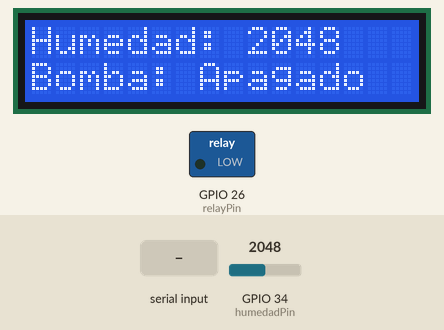
A sketch run on a simulated ESP32. Shown: 16×2 character LCD, switched loads named in the sketch (green lamp = pin HIGH). Inputs (shaded band) come from the test bench; at power-on: GPIO 34 (humedadPin) = 2048. Nothing arrives over Bluetooth unless stated.

Above: at 3.2 s.
3.3 s: "ON\n" received over the second serial link
At 5.6 s:
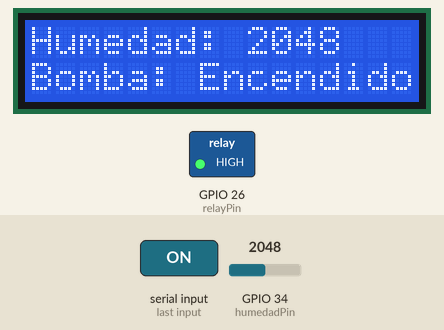
7.6 s: "AUTO\n" received over the second serial link
At 8.5 s:
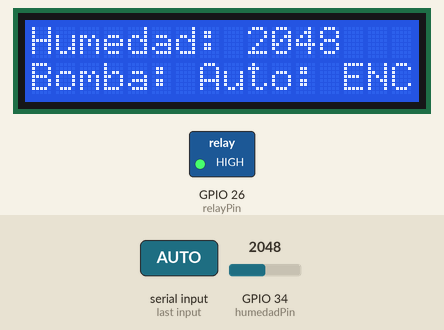
11.7 s: GPIO 34 (humedadPin) set to 2866
At 13.7 s:
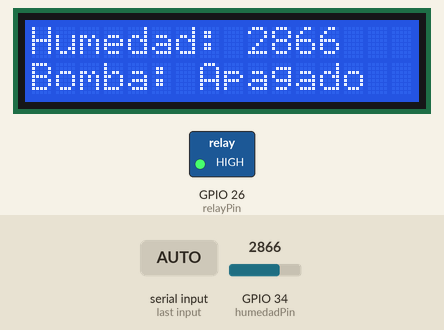
14.4 s: GPIO 34 (humedadPin) set to 3603
At 17.5 s:
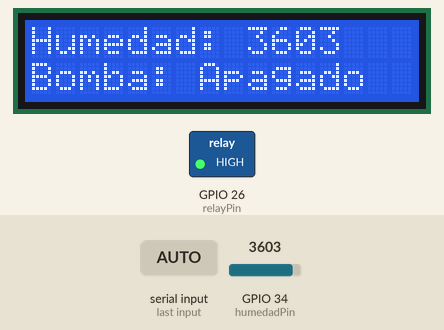
17.8 s: GPIO 34 (humedadPin) set to 4095
At 19.1 s:
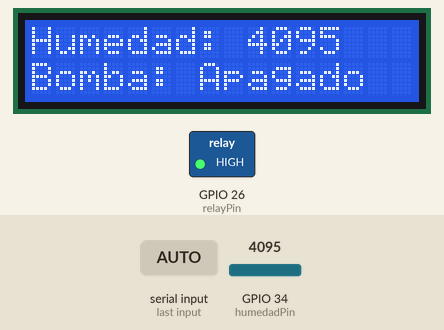
Timing chart, 0 to 20.8 s (numbered marks = the images above; inputs shaded):
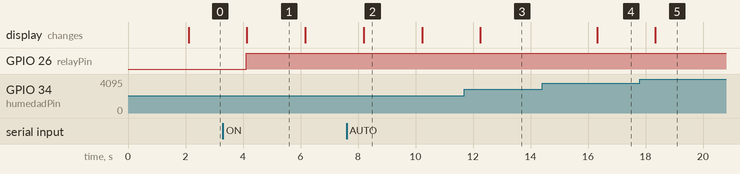

The sketch:

sistema_de_riego.ino
```cpp
#include <Wire.h>
#include <LiquidCrystal_I2C.h>
#include "BluetoothSerial.h"

BluetoothSerial SerialBT;

// Pantalla LCD I2C en dirección 0x27
LiquidCrystal_I2C lcd(0x27, 16, 2);

const int humedadPin = 34;
const int relayPin = 26;
int humedad;

void setup() {
  Serial.begin(115200);
  SerialBT.begin("RiegoESP32");
  pinMode(relayPin, OUTPUT);
  digitalWrite(relayPin, LOW);

  lcd.init();
  lcd.backlight();
  lcd.setCursor(0, 0);
  lcd.print("Sistema Riego");
  delay(2000);
}

void loop() {
  humedad = analogRead(humedadPin);
  lcd.clear();
  lcd.setCursor(0, 0);
  lcd.print("Humedad: ");
  lcd.print(humedad);

  String estado = "Apagado";

  if (SerialBT.available()) {
    String comando = SerialBT.readStringUntil('\n');
    comando.trim();

    if (comando == "ON") {
      digitalWrite(relayPin, HIGH);
      estado = "Encendido";
      SerialBT.println("Bomba ENCENDIDA");
    } else if (comando == "OFF") {
      digitalWrite(relayPin, LOW);
      estado = "Apagado";
      SerialBT.println("Bomba APAGADA");
    } else if (comando == "AUTO") {
      if (humedad > 600) {
        digitalWrite(relayPin, HIGH);
        estado = "Auto: ENC.";
        SerialBT.println("Auto-riego activado");
      } else {
        digitalWrite(relayPin, LOW);
        estado = "Auto: OFF";
        SerialBT.println("Humedad suficiente");
      }
    }
  }

  lcd.setCursor(0, 1);
  lcd.print("Bomba: ");
  lcd.print(estado);

  delay(2000);
}
```

Measured:
- after the input at 3.3 s, GPIO 26 (relayPin): LOW → HIGH after 0.82 s; the display: changes after 0.84 s (image 1)
- after the input at 7.6 s, the display: changes after 0.60 s (image 2)
- after the input at 11.7 s, the display: changes after 0.56 s (image 3)
- after the input at 14.4 s, the display: changes after 1.9 s (image 4)
- after the input at 17.8 s, the display: changes after 0.54 s (image 5)
- what the display in image 1 shows lasts 2.1 s, from 4.1 s to 6.2 s
